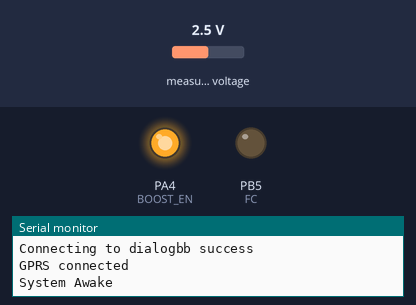
Bench run of a sketch on a simulated STM32 Blue Pill. Parts: output pins drawn as LEDs (lit = HIGH), the last lines printed to the serial monitor. Inputs (shaded band) come from the test bench; at power-on: measured voltage 2.5 V. Random numbers use the default seed unless the sketch sets one; no MQTT or app messages arrive unless stated; pins used as bus, display or sensor lines are not drawn. At 30.8 s the program puts the board to deep sleep or switches it off; the recording ends there.

Above: at 9.5 s.
At 27.8 s:
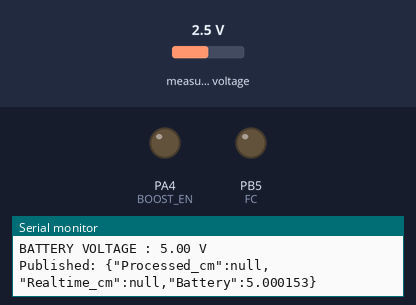
Timing chart, 0 to 29.3 s (numbered marks = the images above):
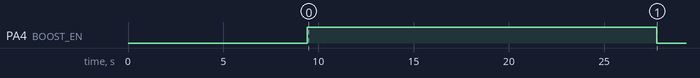

The sketch:

Smart_Reservoir_Level_Monitoring_System_using_EC-M12-BC-C6-C.ino
```cpp
#include <STM32LowPower.h>
#include <ModbusMaster.h>
#include <Wire.h>
#include <Adafruit_ADS1X15.h>
#include "RTClib.h"
#include <SPI.h>
#include "SD.h"
#include <ArduinoJson.h>

#define TINY_GSM_MODEM_SIM7070

#define SerialMon Serial

#define GSM_AUTOBAUD_MIN 4800
#define GSM_AUTOBAUD_MAX 9600

#define TINY_GSM_USE_GPRS true
#define GSM_PIN ""

const char apn[] = "dialogbb";
const char gprsUser[] = "";
const char gprsPass[] = "";

const char* mqttServer = "mqtt.thingsboard.cloud";
const int mqttPort = 1883;
const char* accessToken = "AHkTa9wsy4eor4yBiHun";

#include <TinyGsmClient.h>
#include <PubSubClient.h>

// Just in case someone defined the wrong thing..
#if TINY_GSM_USE_GPRS && not defined TINY_GSM_MODEM_HAS_GPRS
#undef TINY_GSM_USE_GPRS
#undef TINY_GSM_USE_WIFI
#define TINY_GSM_USE_GPRS false
#define TINY_GSM_USE_WIFI true
#endif
#if TINY_GSM_USE_WIFI && not defined TINY_GSM_MODEM_HAS_WIFI
#undef TINY_GSM_USE_GPRS
#undef TINY_GSM_USE_WIFI
#define TINY_GSM_USE_GPRS true
#define TINY_GSM_USE_WIFI false
#endif

TinyGsm modem(Serial2);
TinyGsmClient client(modem);
PubSubClient mqtt(client);

uint32_t lastReconnectAttempt = 0;

#define PUBLISH_INTERVAL 60000  // Publish interval in milliseconds (1 minute)


unsigned long lastPublishTime = 0;
unsigned long int mqtt_interval = 30000;

// === PINS ===
#define RS485_RX PB7
#define RS485_TX PB6
#define FC PB5

#define SCL_PIN PA9
#define SDA_PIN PA10

#define GSM_POWER PA1
#define GSM_TX PA2
#define GSM_RX PA3


#define MISO_PIN PA6
#define MOSI_PIN PA7
#define SCLK_PIN PA5

#define BOOST_EN PA4
//#define SD_EN PB0

// SD Paramerters
#define SD_chipSelect PB0
Sd2Card card;
SdVolume volume;
SdFile root;

TwoWire Wire2(SDA_PIN, SCL_PIN);
HardwareSerial Serial1(RS485_RX, RS485_TX);
HardwareSerial Serial2(GSM_RX, GSM_TX);

RTC_DS3231 rtc;
Adafruit_ADS1115 ads1;
const float V_Factor = 3.3 / 1.65;

ModbusMaster node;

// RS485 control
void preTransmission() {
  digitalWrite(FC, HIGH);
}
void postTransmission() {
  digitalWrite(FC, LOW);
}

// MQTT connect
bool mqttConnect() {
  SerialMon.print("Connecting to MQTT... ");
  String clientId = "STM32Client-" + String(random(0xFFFF), HEX);
  if (mqtt.connect(clientId.c_str(), accessToken, "")) {
    SerialMon.println("Connected!");
    return true;
  }
  SerialMon.println("Failed.");
  return false;
}

void setup() {
  Serial.begin(9600);

  pinMode(FC, OUTPUT);
  pinMode(GSM_POWER, OUTPUT);
  pinMode(BOOST_EN, OUTPUT);

  Serial.println("Start Ultrasonic level sensor operation");

  LowPower.begin();

  Serial1.begin(9600);
  delay(100);
  Serial2.begin(9600);
  delay(100);

  // Modbus setup
  node.begin(1, Serial1);
  node.preTransmission(preTransmission);
  node.postTransmission(postTransmission);

  SPI.begin();
  delay(1000);

  // GSM power toggle
  digitalWrite(GSM_POWER, HIGH);
  delay(200);
  digitalWrite(GSM_POWER, LOW);
  delay(2000);

 SerialMon.println("Wait...");

  // Set GSM module baud rate
  TinyGsmAutoBaud(Serial2, GSM_AUTOBAUD_MIN, GSM_AUTOBAUD_MAX);
  delay(6000);

  SerialMon.println("Initializing modem...");
  modem.restart();

  String modemInfo = modem.getModemInfo();
  SerialMon.print("Modem Info: ");
  SerialMon.println(modemInfo);

#if TINY_GSM_USE_GPRS
  // Unlock your SIM card with a PIN if needed
  if (GSM_PIN && modem.getSimStatus() != 3) {
    modem.simUnlock(GSM_PIN);
  }
#endif

  SerialMon.print("Waiting for network...");
  if (!modem.waitForNetwork()) {
    SerialMon.println(" fail");
    delay(10000);
    return;
  }
  SerialMon.println(" success");

  if (modem.isNetworkConnected()) {
    SerialMon.println("Network connected");
  }

#if TINY_GSM_USE_GPRS
  SerialMon.print(F("Connecting to "));
  SerialMon.print(apn);
  if (!modem.gprsConnect(apn, gprsUser, gprsPass)) {
    SerialMon.println(" fail");
    delay(10000);
    return;
  }
  SerialMon.println(" success");

  if (modem.isGprsConnected()) {
    SerialMon.println("GPRS connected");
  }
#endif

  // MQTT Broker setup

  mqtt.setServer(mqttServer, mqttPort);
  mqtt.setKeepAlive(mqtt_interval / 1000);
  mqtt.setSocketTimeout(mqtt_interval / 1000);

  Wire2.begin();

  if (!ads1.begin(0x49)) {
    Serial.println("Failed to initialize ADS 1 .");
    while (1);
  }
  ads1.setGain(GAIN_ONE);  // 1x gain +/- 4.096V  (1 bit = 0.125mV)

  //SD.begin(SD_chipSelect);
}

void loop() {
  Serial.println("\nSystem Awake");
  digitalWrite(BOOST_EN, HIGH);
  delay(5000);

 // Make sure we're still registered on the network
  if (!modem.isNetworkConnected()) {
    SerialMon.println("Network disconnected");
    if (!modem.waitForNetwork(180000L, true)) {
      SerialMon.println(" fail");
      delay(10000);
      return;
    }
    if (modem.isNetworkConnected()) {
      SerialMon.println("Network re-connected");
    }

#if TINY_GSM_USE_GPRS
    // and make sure GPRS/EPS is still connected
    if (!modem.isGprsConnected()) {
      SerialMon.println("GPRS disconnected!");
      SerialMon.print(F("Connecting to "));
      SerialMon.print(apn);
      if (!modem.gprsConnect(apn, gprsUser, gprsPass)) {
        SerialMon.println(" fail");
        delay(10000);
        //return;
      }
      if (modem.isGprsConnected()) {
        SerialMon.println("GPRS reconnected");
      }
    }
#endif
  }

  if (!mqtt.connected()) {
    SerialMon.println("=== MQTT NOT CONNECTED ===");
    // Reconnect every 10 seconds
    uint32_t t = millis();
    if (t - lastReconnectAttempt > 10000L) {
      lastReconnectAttempt = t;
      if (mqttConnect()) {
        lastReconnectAttempt = 0;
      }
    }
    delay(100);

    return;
  }

  mqtt.loop();

   // ===========================================
  //   READ DJLK ULTRASONIC SENSOR (RS485)
  // ===========================================

  float processed_cm = NAN;
  float realtime_cm = NAN;

// ==== Read processed distance (0x0100) ====
uint8_t result1 = node.readHoldingRegisters(0x0100, 1);
if (result1 == node.ku8MBSuccess) {
    uint16_t dist_mm = node.getResponseBuffer(0);
    processed_cm = dist_mm / 10.0;
} else {
    Serial.print("Modbus Error (Processed): 0x");
    Serial.println(result1, HEX);
}

delay(200);

// ==== Read realtime distance (0x0101) ====
uint8_t result2 = node.readHoldingRegisters(0x0101, 1);
if (result2 == node.ku8MBSuccess) {
    uint16_t dist_mm = node.getResponseBuffer(0);
    realtime_cm = dist_mm / 10.0;
} else {
    Serial.print("Modbus Error (Realtime): 0x");
    Serial.println(result2, HEX);
}

   float voltage = (ads1.readADC_SingleEnded(2) * 4.096 / 32767.0) * V_Factor;
   Serial.print("BATTERY VOLTAGE : "); Serial.print(voltage); Serial.println(" V");


  // ===========================================
  //   PUBLISH TO MQTT
  // ===========================================

  StaticJsonDocument<200> doc;
  doc["Processed_cm"] = processed_cm;
  doc["Realtime_cm"] = realtime_cm;
  doc["Battery"] = voltage;

  String jsonStr;
  serializeJson(doc, jsonStr);

  mqtt.publish("v1/devices/me/telemetry", jsonStr.c_str());
  Serial.print("Published: ");
  Serial.println(jsonStr);

  delay(2000);

  // ===========================================
  //   LOW POWER MODE
  // ===========================================

  SPI.end();
  delay(1000);
  Wire2.end();
  delay(1000);

  digitalWrite(BOOST_EN, LOW);
  delay(1000);

  // === Fully cut power to GSM ===
  digitalWrite(GSM_POWER, HIGH);  // Depending on your wiring, HIGH disables modem regulator
  delay(2000);

  LowPower.shutdown(900000);   // Sleep 15 minutes
}
```

Measured:
- by itself, PA4 (BOOST_EN): LOW → HIGH at 9.4 s, → LOW 18.4 s later
